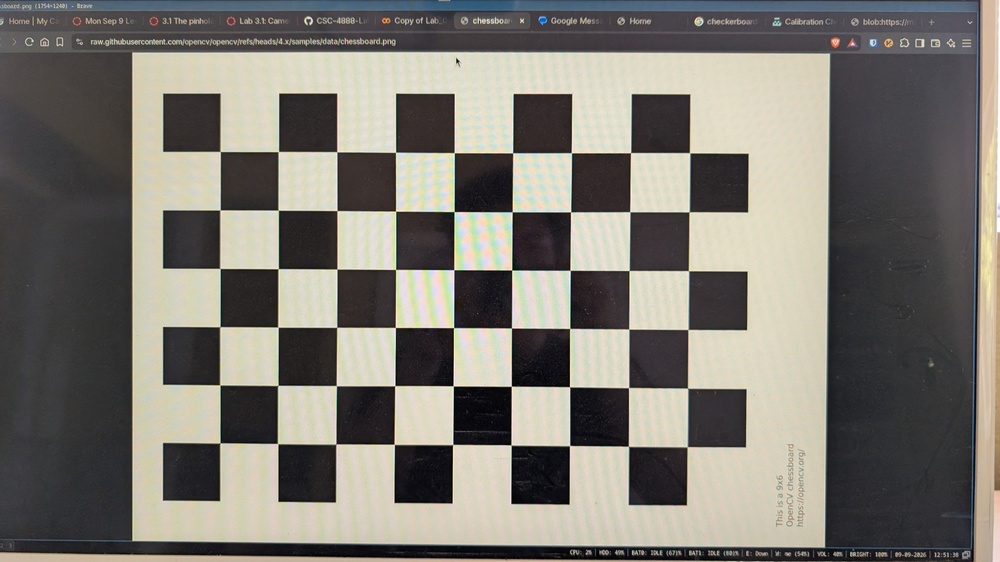
#> input picture labs/lab_03/resources/PXL_20260909_195141218.jpg, 1000 x 562 px, shrunk from 4032 x 2268 before the run; its folder holds only this picture in this run
$ jupyter execute Lab_03_01_Camera_Calibration.ipynb
#> lines starting #> are read from the running program, lines starting #| are printed output that depends on the picture; after the words box and inside, x2 and y2 are one past the last pixel; in counts of white or black regions, pixels touching at a corner belong together; long printed decimals are rounded
[cell 1]
import os
import numpy as np
import cv2 as cv
import glob
from matplotlib import pyplot as plt

This code will download the sample calibration images from OpenCV, if you want to test calibration without uploading your own images.

[cell 2]
if not os.path.exists('left01.jpg'):
  for i in range(1,15):
    if i==10: continue # missing image
    cmd = f'wget "https://github.com/opencv/opencv/blob/4.x/samples/data/left{i:02d}.jpg?raw=true" -O left{i:02d}.jpg'
    os.system(cmd)

Take images of a [checkerboard calibration pattern](https://raw.githubusercontent.com/opencv/opencv/refs/heads/4.x/samples/data/chessboard.png) with your camera.  It works well to show the checkerboard on your laptop screen and take photos with your phone, or vice versa.  Hold the checkerboard at different angles and positions and take at least 12 images.  Put the images in the same directory as this notebook.

Set the `PREFIX` variable to match the prefix of your image filenames (like `left` for the OpenCV sample images).

Set the `SUFFIX` variable to match the suffix of your image filenames (like `jpg` or `png`, for example).

[cell 3]
PREFIX='resources/PXL'
SUFFIX='jpg'

[cell 4]
images = sorted(glob.glob(PREFIX+'*.'+SUFFIX))
print(f'found {len(images)} images:',images)

This code will use OpenCV's checkerboard detection function to detect the checkerboard in each frame.

Read more about OpenCV's calibration tools [here](https://docs.opencv.org/4.x/dc/dbb/tutorial_py_calibration.html).

[cell 5]
NUM_COLS = 6
NUM_ROWS = 9

# termination criteria
criteria = (cv.TERM_CRITERIA_EPS + cv.TERM_CRITERIA_MAX_ITER, 30, 0.001)

# prepare object points, like (0,0,0), (1,0,0), (2,0,0) ....,(6,5,0)
objp = np.zeros((NUM_COLS*NUM_ROWS,3), np.float32)
objp[:,:2] = np.mgrid[0:NUM_ROWS,0:NUM_COLS].T.reshape(-1,2)

# Arrays to store object points and image points from all the images.
objpoints = [] # 3d point in real world space
imgpoints = [] # 2d points in image plane.

for fname in images:
    img = cv.imread(fname)
#> img is the input picture: shape (562, 1000, 3); mean B, G, R 113.4, 120.8, 124.2
    gray = cv.cvtColor(img, cv.COLOR_BGR2GRAY)
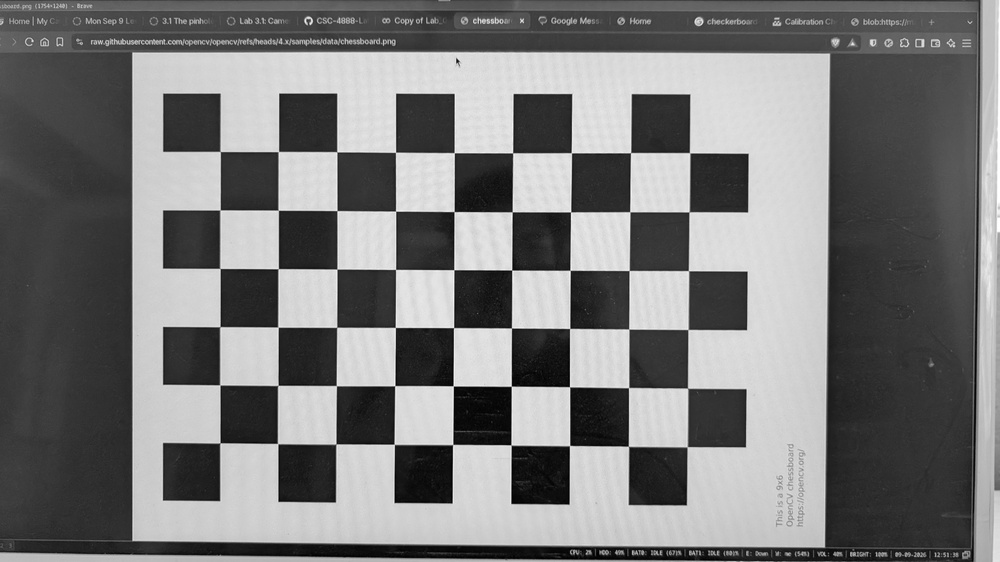
#> gray: shape (562, 1000); min 0, max 255, mean 121

    # Find the chess board corners
    ret, corners = cv.findChessboardCorners(gray, (NUM_ROWS,NUM_COLS), None)
#> ret = True; corners = 54 rows, first 8: [220.2, 151.5], [278.4, 151.6], [336.8, 151.9], [395.5, 152.3], [454.2, 152.7], [512.6, 152.8], [571.4, 152.8], [630.6, 152.6]

    # If found, add object points, image points (after refining them)
    if ret == True:
        objpoints.append(objp)

        corners2 = cv.cornerSubPix(gray,corners, (11,11), (-1,-1), criteria)
#> corners2 = 54 rows, first 8: [220.2, 151.5], [278.3, 151.5], [336.8, 151.7], [395.5, 152.3], [454.3, 152.7], [512.6, 152.8], [571.4, 152.7], [630.6, 152.7]
        imgpoints.append(corners2)

        # Draw and display the corners
        cv.drawChessboardCorners(img, (NUM_ROWS,NUM_COLS), corners2, ret)
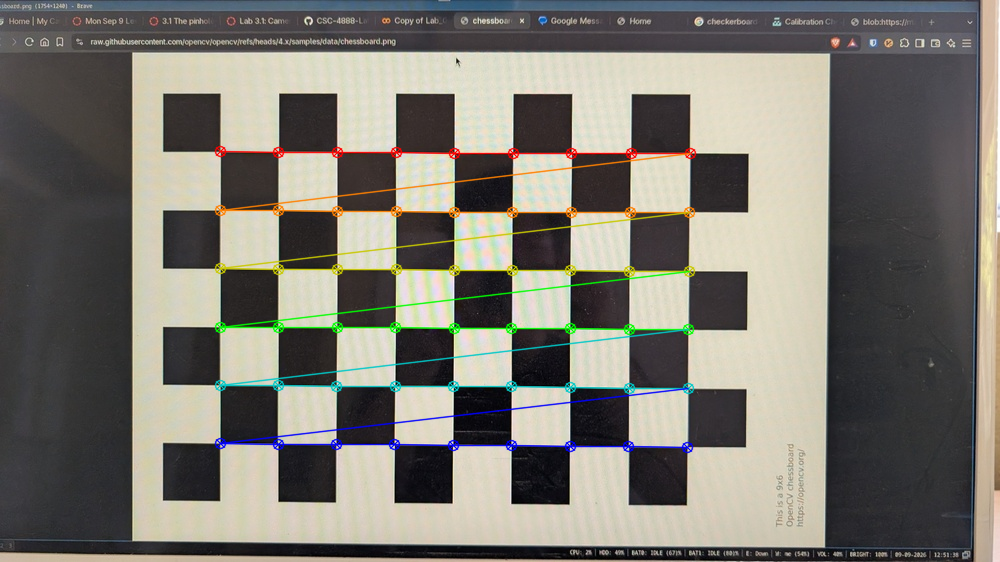
#> img: shape (562, 1000, 3); 3.52% of pixels changed, all inside (x1, y1, x2, y2) = (214, 145, 697, 454)
        plt.imshow(img)
        plt.show()

Now OpenCV will use all of the detected checkerboard patterns to determine the camera calibration parameters.

You can change the flags to control which parameters are estimated.

[cell 6]
flags = 0

# fix aspect ratio (same focal length for x and y)
flags |= cv.CALIB_FIX_ASPECT_RATIO

# fix principal point to image center
# flags |= cv.CALIB_FIX_PRINCIPAL_POINT

# zero radial distortion
flags |= (cv.CALIB_FIX_K1|cv.CALIB_FIX_K2|cv.CALIB_FIX_K3|cv.CALIB_FIX_K4|cv.CALIB_FIX_K5|cv.CALIB_FIX_K6)

# zero tangential distortion
flags |= cv.CALIB_ZERO_TANGENT_DIST

ret, mtx, dist, rvecs, tvecs = cv.calibrateCamera(objpoints, imgpoints, gray.shape[::-1], None, None, flags=flags)
#> ret = 0.382; mtx = [[1272.8, 0, 424.8], [0, 1272.8, 252.4], [0, 0, 1]]; dist = [[0, 0, 0, 0, 0]]; rvecs = ([0.0168, 0.0173, 0.00459],); tvecs = ([-3.5, -1.73, 21.78],)

print(f'reprojection error: {ret}')
#| reprojection error: 0.382
print(f'intrinsics matrix:\n{mtx}')
#| intrinsics matrix:
#| [[1.27282474e+03 0.00000000e+00 4.24780600e+02]
#|  [0.00000000e+00 1.27282474e+03 2.52434218e+02]
#|  [0.00000000e+00 0.00000000e+00 1.00000000e+00]]
print(f'distortion coefficients: {dist}')
#| distortion coefficients: [[0. 0. 0. 0. 0.]]

$ run again, on labs/lab_03/resources/PXL_20260909_195225299.jpg
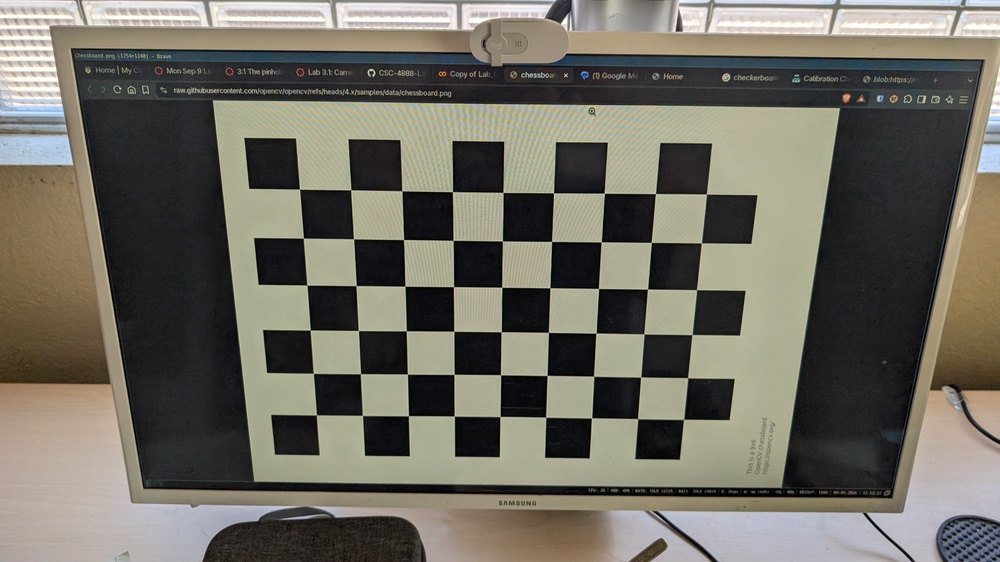
#> input picture labs/lab_03/resources/PXL_20260909_195225299.jpg, 1000 x 562 px, shrunk from 4032 x 2268 before the run
#> img is the input picture: shape (562, 1000, 3); mean B, G, R 98.9, 109, 112.4
#> `gray = cv.cvtColor(img, cv.COLOR_BGR2GRAY)`:
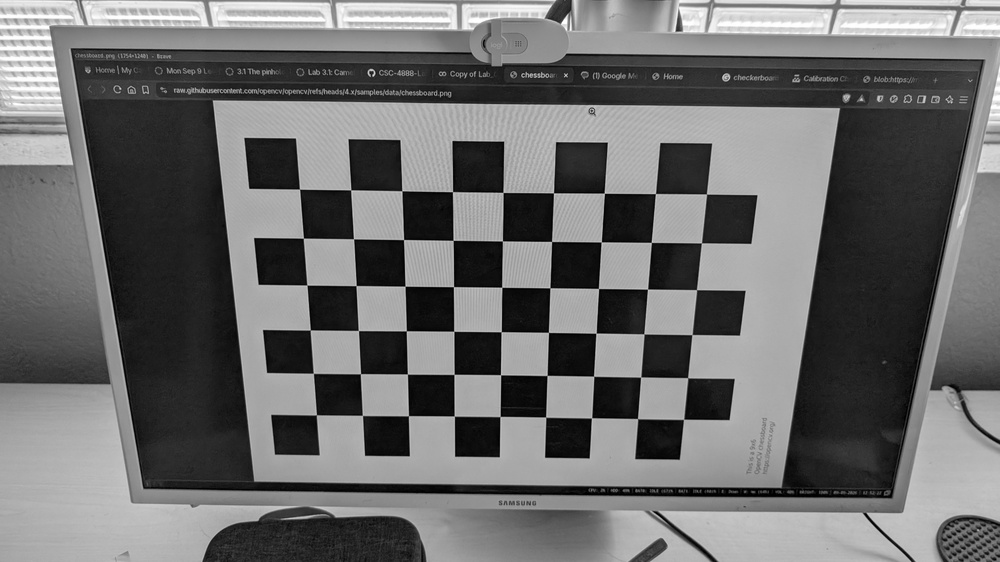
#> gray: shape (562, 1000); min 0, max 255, mean 108.9
#> `ret, corners = cv.findChessboardCorners(gray, (NUM_ROWS,NUM_COLS), None)`: ret = True; corners = 54 rows, first 8: [299.5, 189], [350.7, 189.9], [401.8, 190.8], [452.5, 191.6], [503, 192.5], [553.5, 192.8], [604.3, 193.2], [655.4, 193.5]
#> corners2 = 54 rows, first 8: [299.5, 189.1], [350.7, 189.8], [401.8, 190.8], [452.5, 191.6], [503, 192.5], [553.5, 192.8], [604.3, 193.2], [655.4, 193.6]
#> `cv.drawChessboardCorners(img, (NUM_ROWS,NUM_COLS), corners2, ret)`:
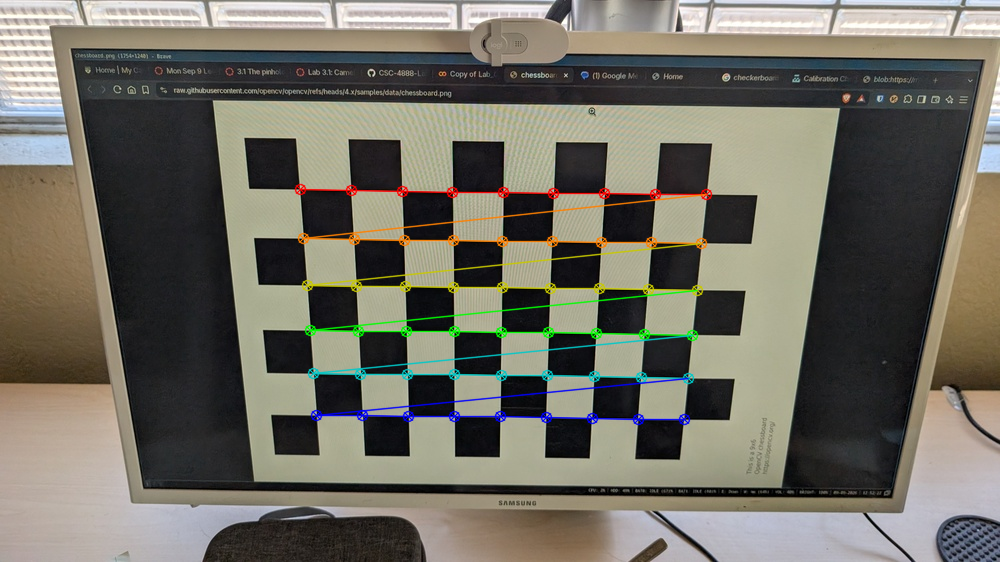
#> img: shape (562, 1000, 3); 3.01% of pixels changed, all inside (x1, y1, x2, y2) = (294, 183, 713, 426)
#> `ret, mtx, dist, rvecs, tvecs = cv.calibrateCamera(objpoints, imgpoints..`: ret = 0.391; mtx = [[738, 0, 498.6], [0, 738, 263.2], [0, 0, 1]]; dist = [[0, 0, 0, 0, 0]]; rvecs = ([0.315, 0.00155, 0.0119],); tvecs = ([-3.91, -1.45, 14.55],)
#| reprojection error: 0.3912
#| intrinsics matrix:
#| [[738.011   0.         498.630]
#|  [  0.         738.011 263.192]
#|  [  0.           0.           1.        ]]
#| distortion coefficients: [[0. 0. 0. 0. 0.]]

$ run again, on labs/lab_03/resources/PXL_20260909_195227494.jpg
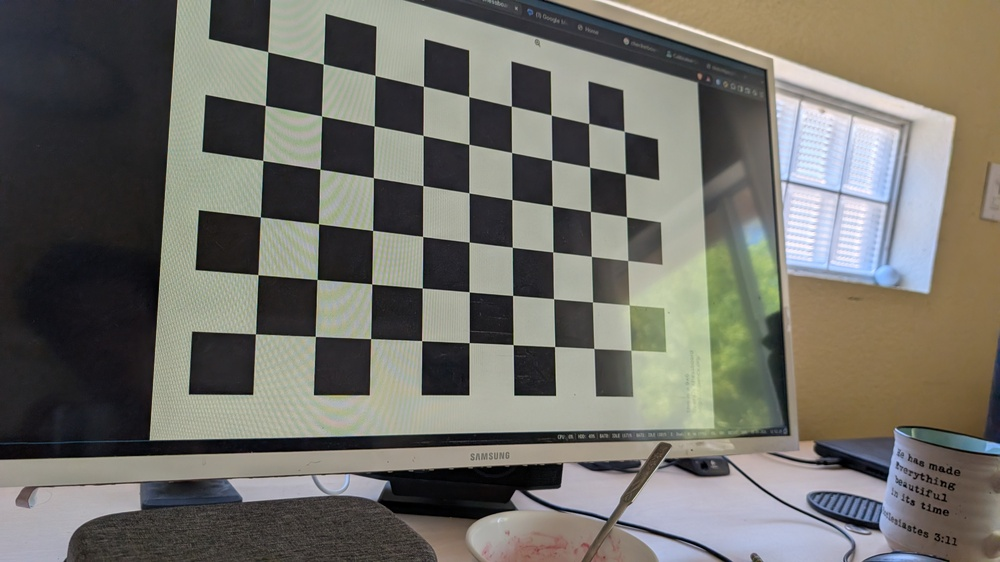
#> input picture labs/lab_03/resources/PXL_20260909_195227494.jpg, 1000 x 562 px, shrunk from 4032 x 2268 before the run
#> img is the input picture: shape (562, 1000, 3); mean B, G, R 104.1, 111.5, 113.3
#> `gray = cv.cvtColor(img, cv.COLOR_BGR2GRAY)`:
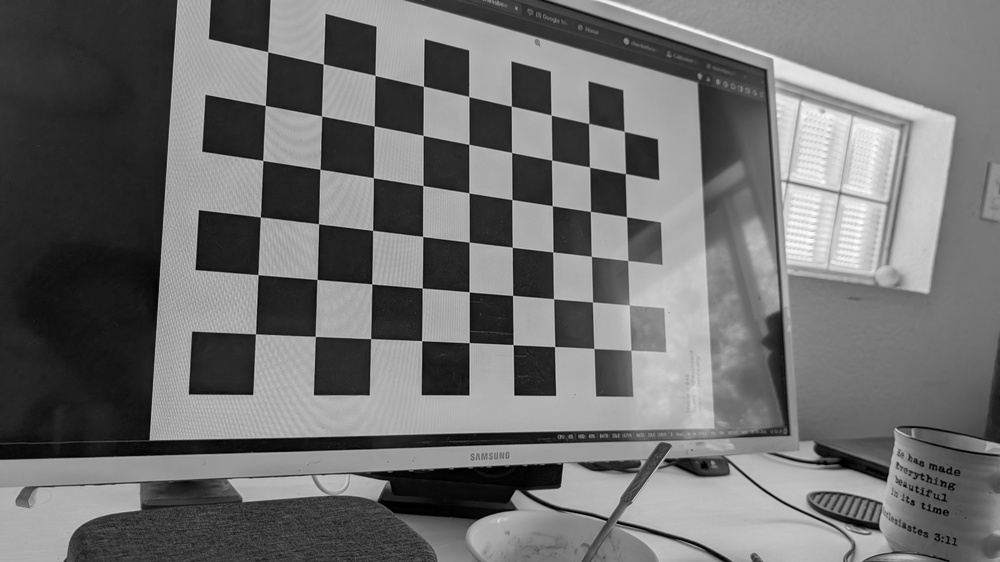
#> gray: shape (562, 1000); min 0, max 254, mean 111.2
#> `ret, corners = cv.findChessboardCorners(gray, (NUM_ROWS,NUM_COLS), None)`: ret = True; corners = 54 rows, first 8: [267.7, 51.68], [323.4, 64.06], [375.1, 75.52], [423.4, 86.18], [468.8, 96.53], [511.3, 106.1], [551.2, 114.9], [588.6, 123.4]
#> corners2 = 54 rows, first 8: [267.7, 51.71], [323.3, 63.89], [375, 75.39], [423.4, 86.27], [468.7, 96.47], [511.3, 106.2], [551.2, 115], [588.7, 123.4]
#> `cv.drawChessboardCorners(img, (NUM_ROWS,NUM_COLS), corners2, ret)`:
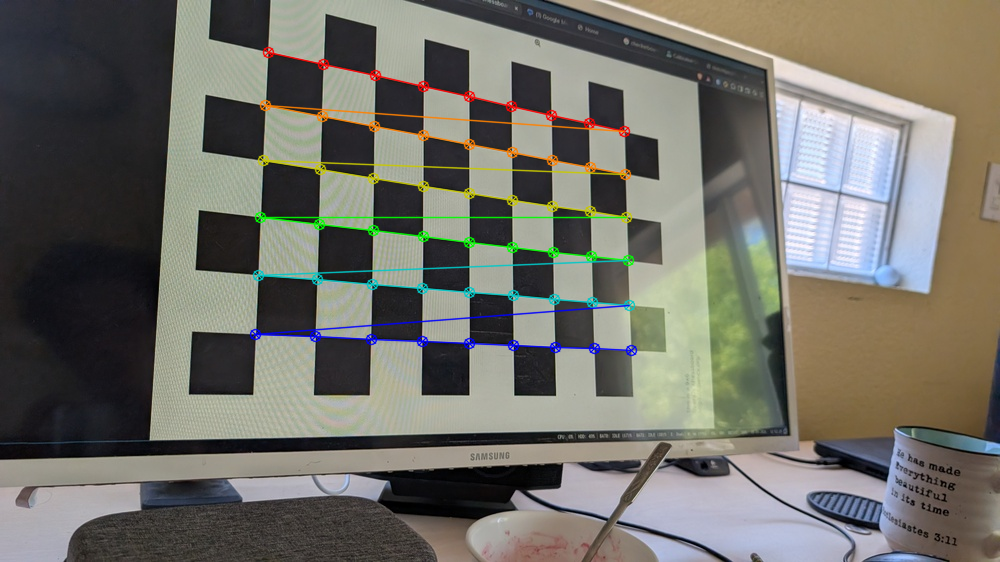
#> img: shape (562, 1000, 3); 2.9% of pixels changed, all inside (x1, y1, x2, y2) = (249, 46, 638, 357)
#> `ret, mtx, dist, rvecs, tvecs = cv.calibrateCamera(objpoints, imgpoints..`: ret = 0.352; mtx = [[766.1, 0, 510], [0, 766.1, 300.4], [0, 0, 1]]; dist = [[0, 0, 0, 0, 0]]; rvecs = ([-0.142, -0.534, 0.0309],); tvecs = ([-4.27, -4.39, 13.5],)
#| reprojection error: 0.3521
#| intrinsics matrix:
#| [[766.126   0.         509.966]
#|  [  0.         766.126 300.417]
#|  [  0.           0.           1.        ]]
#| distortion coefficients: [[0. 0. 0. 0. 0.]]

$ run again, on labs/lab_03/resources/PXL_20260909_195230207.jpg
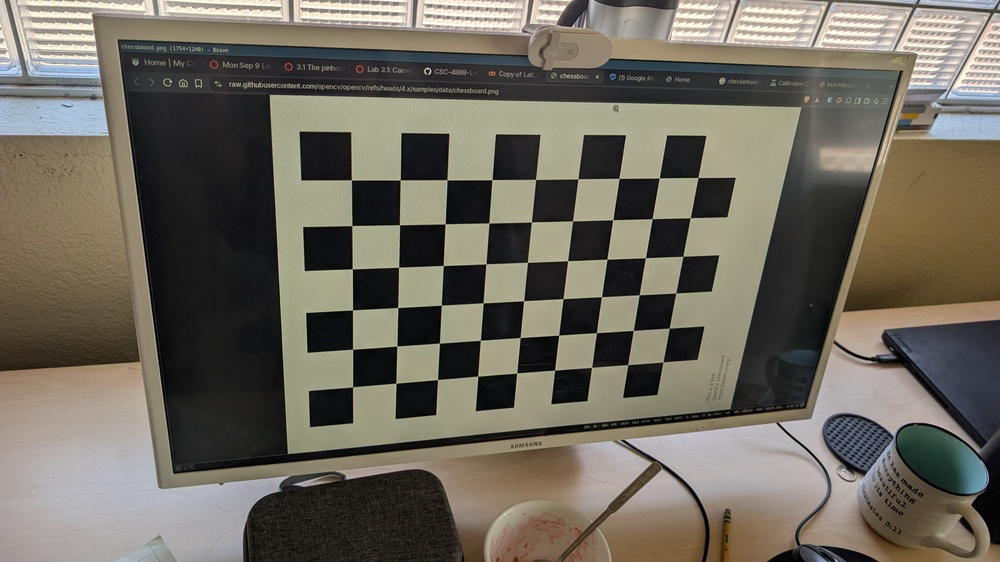
#> input picture labs/lab_03/resources/PXL_20260909_195230207.jpg, 1000 x 562 px, shrunk from 4032 x 2268 before the run
#> img is the input picture: shape (562, 1000, 3); mean B, G, R 94.4, 105.6, 110.7
#> `gray = cv.cvtColor(img, cv.COLOR_BGR2GRAY)`:
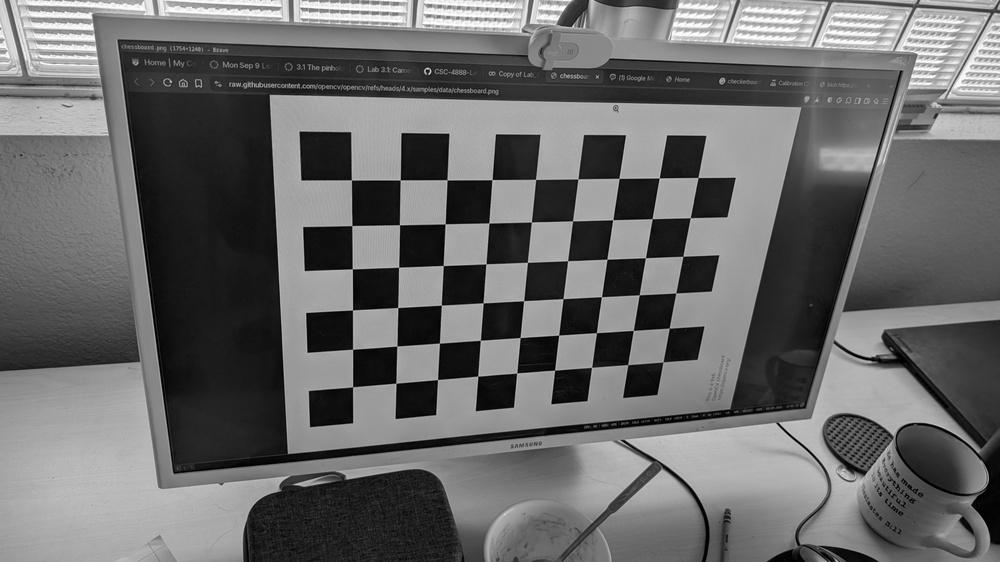
#> gray: shape (562, 1000); min 0, max 254, mean 105.8
#> `ret, corners = cv.findChessboardCorners(gray, (NUM_ROWS,NUM_COLS), None)`: ret = True; corners = 54 rows, first 8: [351.4, 180], [400.2, 179.9], [447, 179.9], [492, 179.6], [535.6, 179.4], [577.9, 178.9], [619.1, 178.4], [659.2, 177.9]
#> corners2 = 54 rows, first 8: [351.4, 179.9], [400.2, 179.9], [447, 179.8], [491.9, 179.6], [535.6, 179.4], [577.9, 178.8], [619, 178.4], [659.3, 177.9]
#> `cv.drawChessboardCorners(img, (NUM_ROWS,NUM_COLS), corners2, ret)`:
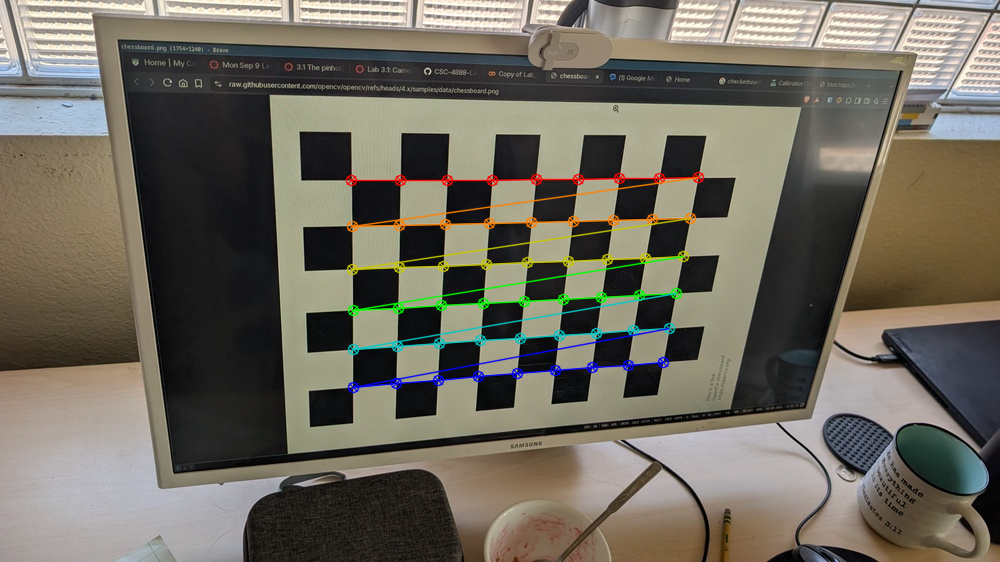
#> img: shape (562, 1000, 3); 2.66% of pixels changed, all inside (x1, y1, x2, y2) = (345, 171, 705, 394)
#> `ret, mtx, dist, rvecs, tvecs = cv.calibrateCamera(objpoints, imgpoints..`: ret = 0.35; mtx = [[758.1, 0, 497.9], [0, 758.1, 281.6], [0, 0, 1]]; dist = [[0, 0, 0, 0, 0]]; rvecs = ([0.435, -0.275, 0.0158],); tvecs = ([-3.02, -2.09, 15.66],)
#| reprojection error: 0.3498
#| intrinsics matrix:
#| [[758.082   0.         497.910]
#|  [  0.         758.082 281.599]
#|  [  0.           0.           1.        ]]
#| distortion coefficients: [[0. 0. 0. 0. 0.]]
